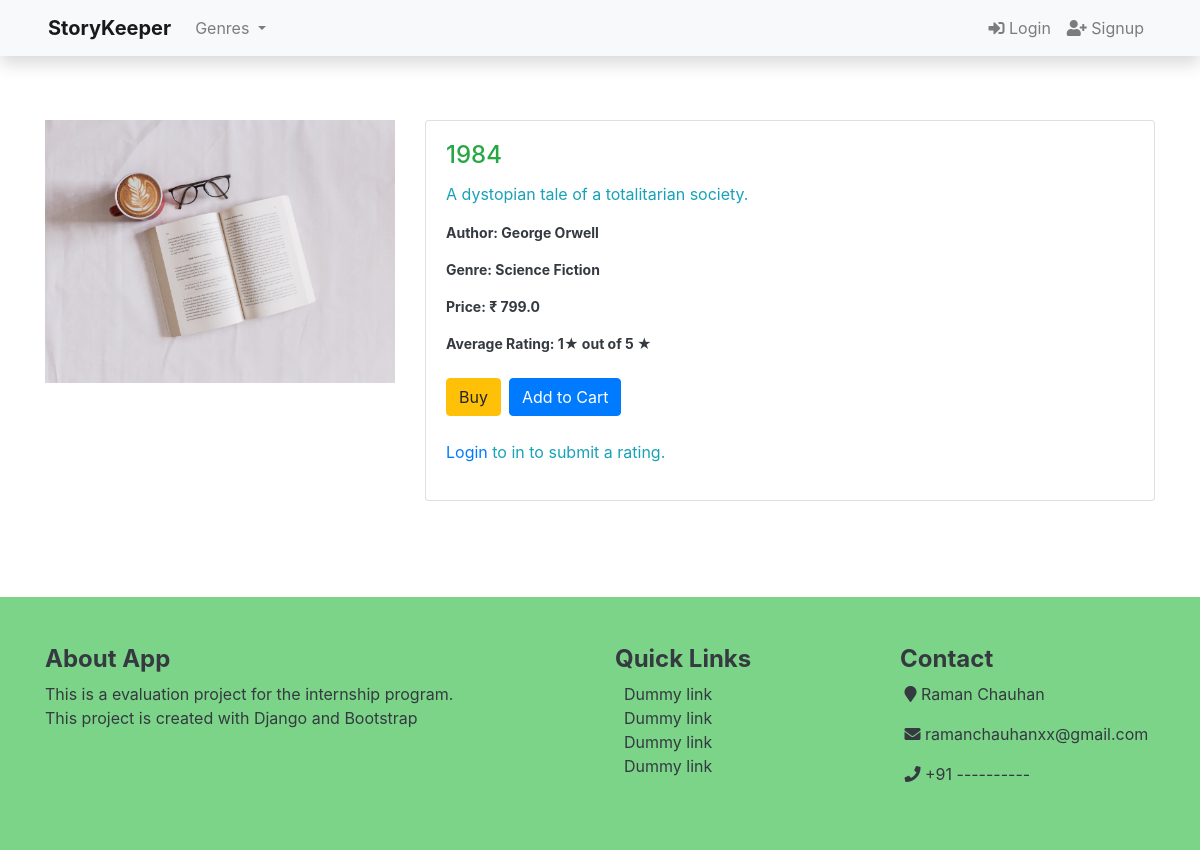
Screenshot of /book/1984/ with the database file from the repository.
### books/models.py (models this page shows, shortened)
class Book(models.Model):
    title  		 = models.CharField(max_length=200)
    slug         = models.SlugField(max_length=140, unique=True)
    author 		 = models.CharField(max_length=100)
    genre   	 = models.CharField(max_length=100)
    price     	 = models.FloatField(default=0)
    quantity   	 = models.IntegerField(default=0)
    description  = models.TextField(default='No Description', null=True, blank=False)
    average_rating  = models.FloatField(default=0)
    created_on 	 = models.DateTimeField(auto_now_add=True)
    updated_on 	 = models.DateTimeField(auto_now=True)
    digital         = models.BooleanField(default=False, null=True, blank=False)
    status          = models.IntegerField(choices=status,default = 1)
    class Meta:
        ordering    = ['-quantity']

### books/views.py (the view)
# urls.py: path('book/<str:slug>/', views.bookDetail, name='book_detail'),
def bookDetail(request, slug):
    book = get_object_or_404(Book, slug=slug)
    genre = Book.objects.values('genre').distinct().order_by('genre')
    context = {'book': book, 'genre':genre}
    return render(request, 'book-detail.html', context)

### books/templates/book-detail.html (shortened to what this page needs)
{% extends 'base.html' %}
{% load static %}
{% load crispy_forms_tags %}
{% block content %}
<div class="container my-5 pt-3">
    <div class="row">
        <div class="col-md-4">
            <div class="book-image-container">
                <img src="{% static 'images/thumbnail.jpg' %}" class="img-fluid" alt="{{ book.title }}">
            </div>
        </div>
        <div class="col-md-8">
            <div class="card">
                <div class="card-body">
                    <h4 class="card-title text-success">{{ book.title }}</h4>
                    <p class="card-text text-info">{{ book.description }}</p>
                    <small class="text-dark"><b>
                        <p class="card-text">Author: {{ book.author }}</p>
                        <p class="card-text">Genre: {{ book.genre }}</p>
                        <p class="card-text">Price: &#8377; {{ book.price }}</p>
                        <p class="card-text">Average Rating: {% if book.average_rating %}{{ book.average_rating|floatformat:'0' }}&#9733; out of 5 &#9733;{% else %}Not rated{% endif %}</p>
                    </b></small><br>
                    <div class="d-flex">
                        <a href="{% url 'cart' %}" class="btn btn-warning mr-2">Buy</a>
                        <form method="post" action="{% url 'add_to_cart' book.slug %}">
                            <button type="submit" class="btn btn-primary">Add to Cart</button>
                        </form>
                    </div><br>
                    {% if user.is_authenticated %}
                    <form method="post" action="{% url 'submit_rating' book.slug %}">
                        {% csrf_token %}
                        <div class="form-group">
                            <label for="rating">Give a Rating (0-5):</label>
                            <input type="number" id="rating" name="rating" min="0" max="5" step="0.1" required>
                        </div>
                        <button type="submit" class="btn btn-outline-primary">Submit Rating</button>
                    </form>
                    {% else %}
                    <p class="text-info"><a href="{% url 'login' %}">Login</a> to in to submit a rating.</p>
                    {% endif %}
                </div>
            </div>
        </div>
    </div>
</div>
{% endblock %}

### rows the page displays
Book: title "1984", description "A dystopian tale of a totalitarian society.", author "George Orwell", genre "Science Fiction", price "799.0", average_rating "1"
